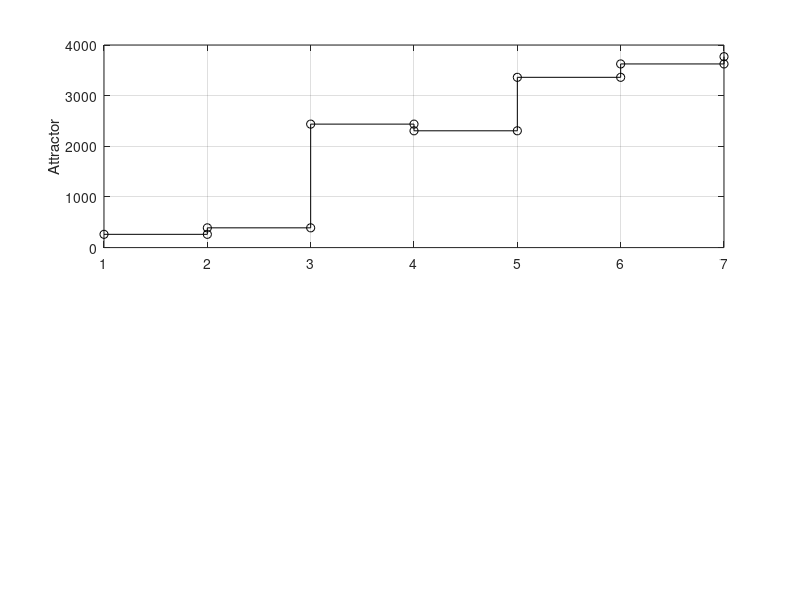

Here is the MATLAB script that generated this plot: (Note: this script raises an error after producing the figure.)
%This code computes the FOS-GRN under the effect of the controller

clear all
clc
%% Initial conditions
%I1=[0 0 0 0 1 0 0 0 0 0 1 0 0] size of basin=136, De=260
%I2=[0 0 0 0 1 0 0 0 0 0 1 1 0] size of basin=136, De=262
%I3=[0 0 0 0 1 0 0 0 0 0 1 1 1] size of basin=72, De=263
%I4=[0 0 0 0 1 0 0 0 0 0 1 0 1] size of basin=72, De=261
%SE=[0 1 1 0 0 1 0 1 0 1 0 0 0] size of basin=812
%PE1=[0 1 1 1 0 1 0 1 1 1 0 0 0] size of basin=12
%PE2=[0 1 1 1 0 1 0 1 1 1 0 1 0] size of basin=824
%ST1=[1 0 1 1 0 1 1 1 1 1 0 0 0] size of basin=94
%ST2=[1 0 1 1 0 1 1 1 1 1 0 1 0] size of basin=3064
%CAR=[1 0 1 0 0 1 1 1 1 1 0 0 0] size of basin=2970
x0=[0 0 0 0 1 0 0 0 0 0 1 1 0];
AG=x0(:,1);
AP1=x0(:,2);
AP2=x0(:,3);
AP3=x0(:,4);
EMF1=x0(:,5);
FT=x0(:,6);
FUL=x0(:,7);
LFY=x0(:,8);
PI=x0(:,9);
SEP=x0(:,10);
TFL1=x0(:,11);
UFO=x0(:,12);
WUS=x0(:,13);
%% Simulation on sth steps
i=1;
s=6;
AG(:,i)=AG;
AP1(:,i)=AP1;
AP2(:,i)=AP2;
AP3(:,i)=AP3;
EMF1(:,i)=EMF1;
FT(:,i)=FT;
FUL(:,i)=FUL;
LFY(:,i)=LFY;
PI(:,i)=PI;
SEP(:,i)=SEP;
TFL1(:,i)=TFL1;
LFY(:,i)=LFY;
UFO(:,i)=UFO;
WUS(:,i)=WUS;
u1=[1 1 0 0 0 0 0];
% u2=[1 0 1 1 1];
% u3=[1 1 0 1 1];
% u4=[1 1 1 1 1 1 1 1 1 0 1];
x0=[AG(:,1) AP1(:,1) AP2(:,1) AP3(:,1) EMF1(:,1) FT(:,1) FUL(:,1) LFY(:,1) PI(:,1) SEP(:,1) TFL1(:,1) UFO(:,1) WUS(:,1)]


for i=1:s
    AG(:,i+1)=(not(EMF1(:,i)) & not(TFL1(:,i)) & not(AP2(:,i)))|(not(EMF1(:,i)) & LFY(:,i) & not(AP1(:,i)))|(not(EMF1(:,i)) & not(AP2(:,i)) & LFY(:,i))|(not(EMF1(:,i)) & not(TFL1(:,i)) & LFY(:,i) & (AG(:,i) & SEP(:,i)))|(not(EMF1(:,i)) & (LFY(:,i) & WUS(:,i)));
    AP1(:,i+1)=(not(AG(:,i)) & not(TFL1(:,i)))|(FT(:,i) & LFY(:,i) & not(AG(:,i)))|(FT(:,i) & not(AG(:,i)) & not(PI(:,i)))|(LFY(:,i) & not(AG(:,i)) & not(PI(:,i)))|(FT(:,i) & not(AG(:,i)) & not(AP3(:,i)))|(LFY(:,i) & not(AG(:,i)) & not(AP3(:,i)));
    AP2(:,i+1)=not(TFL1(:,i));
    AP3(:,i+1)=(LFY(:,i) & UFO(:,i))|(PI(:,i) & SEP(:,i) & AP3(:,i) & (AG(:,i)|AP1(:,i)));
    EMF1(:,i+1)=not(LFY(:,i));
    FT(:,i+1)=(not(EMF1(:,i)))|u1(:,i);
    FUL(:,i+1)=not(AP1(:,i)) & not(TFL1(:,i));
    LFY(:,i+1)=not(EMF1(:,i))|not(TFL1(:,i));
    PI(:,i+1)=(LFY(:,i) & (AG(:,i)|AP3(:,i)))|(PI(:,i) & SEP(:,i) & AP3(:,i) & (AG(:,i)|AP1(:,i)));
    SEP(:,i+1)=LFY(:,i);
    TFL1(:,i+1)=not(AP1(:,i)) & (EMF1(:,i) & not(LFY(:,i)));
    UFO(:,i+1)=UFO(:,i);
    WUS(:,i+1)=WUS(:,i) & (not(AG(:,i))|not(SEP(:,i)));
    xt(i,:)=[AG(:,i+1) AP1(:,i+1) AP2(:,i+1) AP3(:,i+1) EMF1(:,i+1) FT(:,i+1) FUL(:,i+1) LFY(:,i+1) PI(:,i+1) SEP(:,i+1) TFL1(:,i+1) UFO(:,i+1) WUS(:,i+1)];
end
xt
xd=[AG(:,s+1) AP1(:,s+1) AP2(:,s+1) AP3(:,s+1) EMF1(:,s+1) FT(:,s+1) FUL(:,s+1) LFY(:,s+1) PI(:,s+1) SEP(:,s+1) TFL1(:,s+1) UFO(:,s+1) WUS(:,s+1)]

r1=bin2dec(num2str([x0; xt]));
%  stairs(r1,'-k')

subplot(2,1,1)
stairs(r1,'-ok')
grid on
ylabel('Attractor')
refline(0,260);%I1
% refline(0,262);%I2
% refline(0,263);%I3
% refline(0,261);%I4
refline(0,3240);%SE
% refline(0,3768);%PE1
% refline(0,5880);%ST1
% refline(0,5368);%CAR


subplot(2,1,2)
stairs(u1,'-ok')
grid on
ylabel('u_1(s)')

% subplot(4,1,3)
% stairs(u2,'-ok')
% grid on
% ylabel('u_2(s)')
% 
% subplot(4,1,4)
% stairs(u3,'-ok')
% grid on
% xlabel('s')
% ylabel('u_3(s)')

% subplot(5,1,5)
% stairs(u4,'-ok')
% grid on
% xlabel('s')
% ylabel('u_4(s)')


